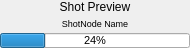
<?xml version="1.0" encoding="UTF-8"?>
<ui version="4.0">
 <class>LineTestShot</class>
 <widget class="QWidget" name="LineTestShot">
  <property name="geometry">
   <rect>
    <x>0</x>
    <y>0</y>
    <width>190</width>
    <height>48</height>
   </rect>
  </property>
  <property name="windowTitle">
   <string>Linetest Shot</string>
  </property>
  <layout class="QGridLayout" name="gridLayout">
   <property name="margin">
    <number>0</number>
   </property>
   <property name="spacing">
    <number>0</number>
   </property>
   <item row="0" column="0">
    <widget class="QLabel" name="lPreview">
     <property name="text">
      <string>Shot Preview</string>
     </property>
     <property name="scaledContents">
      <bool>true</bool>
     </property>
     <property name="alignment">
      <set>Qt::AlignCenter</set>
     </property>
    </widget>
   </item>
   <item row="1" column="0">
    <widget class="QPushButton" name="bShotName">
     <property name="maximumSize">
      <size>
       <width>16777215</width>
       <height>20</height>
      </size>
     </property>
     <property name="font">
      <font>
       <pointsize>7</pointsize>
       <weight>50</weight>
       <bold>false</bold>
       <underline>false</underline>
      </font>
     </property>
     <property name="text">
      <string>ShotNode Name</string>
     </property>
     <property name="flat">
      <bool>true</bool>
     </property>
    </widget>
   </item>
   <item row="2" column="0">
    <widget class="QProgressBar" name="pbShot">
     <property name="maximumSize">
      <size>
       <width>16777215</width>
       <height>15</height>
      </size>
     </property>
     <property name="font">
      <font>
       <pointsize>8</pointsize>
      </font>
     </property>
     <property name="value">
      <number>24</number>
     </property>
     <property name="alignment">
      <set>Qt::AlignCenter</set>
     </property>
    </widget>
   </item>
  </layout>
 </widget>
 <resources/>
 <connections/>
</ui>
